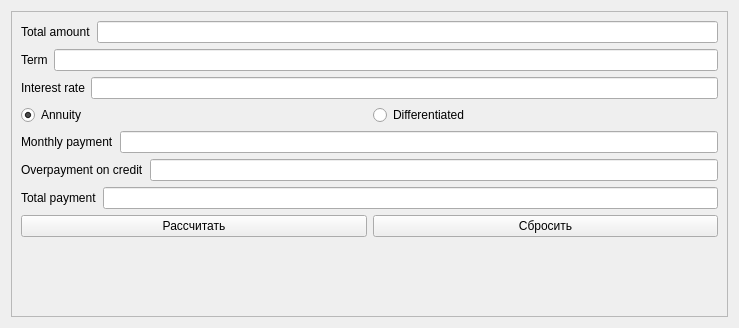
<?xml version="1.0" encoding="UTF-8"?>
<ui version="4.0">
 <class>CreditView</class>
 <widget class="QWidget" name="CreditView">
  <property name="geometry">
   <rect>
    <x>0</x>
    <y>0</y>
    <width>739</width>
    <height>328</height>
   </rect>
  </property>
  <property name="windowTitle">
   <string>Form</string>
  </property>
  <layout class="QGridLayout" name="gridLayout">
   <item row="0" column="0">
    <widget class="QScrollArea" name="scrollArea">
     <property name="widgetResizable">
      <bool>true</bool>
     </property>
     <widget class="QWidget" name="scrollAreaWidgetContents">
      <property name="geometry">
       <rect>
        <x>0</x>
        <y>0</y>
        <width>713</width>
        <height>302</height>
       </rect>
      </property>
      <layout class="QGridLayout" name="gridLayout_2">
       <item row="1" column="0">
        <layout class="QHBoxLayout" name="horizontalLayout_8">
         <item>
          <widget class="QPushButton" name="pushButton">
           <property name="text">
            <string>Рассчитать</string>
           </property>
          </widget>
         </item>
         <item>
          <widget class="QPushButton" name="pushButton_2">
           <property name="text">
            <string>Сбросить</string>
           </property>
          </widget>
         </item>
        </layout>
       </item>
       <item row="0" column="0">
        <layout class="QVBoxLayout" name="verticalLayout">
         <item>
          <layout class="QHBoxLayout" name="horizontalLayout_4">
           <item>
            <widget class="QLabel" name="label">
             <property name="text">
              <string>Total amount</string>
             </property>
            </widget>
           </item>
           <item>
            <widget class="QLineEdit" name="lineEdit_TotalAmount"/>
           </item>
          </layout>
         </item>
         <item>
          <layout class="QHBoxLayout" name="horizontalLayout_3">
           <item>
            <widget class="QLabel" name="label_2">
             <property name="text">
              <string>Term</string>
             </property>
            </widget>
           </item>
           <item>
            <widget class="QLineEdit" name="lineEdit_Term"/>
           </item>
          </layout>
         </item>
         <item>
          <layout class="QHBoxLayout" name="horizontalLayout_2">
           <item>
            <widget class="QLabel" name="label_3">
             <property name="text">
              <string>Interest rate</string>
             </property>
            </widget>
           </item>
           <item>
            <widget class="QLineEdit" name="lineEdit_Interest_rate"/>
           </item>
          </layout>
         </item>
         <item>
          <layout class="QHBoxLayout" name="horizontalLayout">
           <item>
            <widget class="QRadioButton" name="radioButton_Annuity">
             <property name="text">
              <string>Annuity</string>
             </property>
             <property name="checked">
              <bool>true</bool>
             </property>
            </widget>
           </item>
           <item>
            <widget class="QRadioButton" name="radioButton_Differntiated">
             <property name="text">
              <string>Differentiated</string>
             </property>
            </widget>
           </item>
          </layout>
         </item>
         <item>
          <layout class="QHBoxLayout" name="horizontalLayout_5">
           <item>
            <widget class="QLabel" name="label_4">
             <property name="text">
              <string>Monthly payment</string>
             </property>
            </widget>
           </item>
           <item>
            <widget class="QLineEdit" name="lineEdit_Monthly"/>
           </item>
          </layout>
         </item>
         <item>
          <layout class="QHBoxLayout" name="horizontalLayout_6">
           <item>
            <widget class="QLabel" name="label_5">
             <property name="text">
              <string>Overpayment on credit</string>
             </property>
            </widget>
           </item>
           <item>
            <widget class="QLineEdit" name="lineEdit_Overpayment"/>
           </item>
          </layout>
         </item>
         <item>
          <layout class="QHBoxLayout" name="horizontalLayout_7">
           <item>
            <widget class="QLabel" name="label_6">
             <property name="text">
              <string>Total payment</string>
             </property>
            </widget>
           </item>
           <item>
            <widget class="QLineEdit" name="lineEdit_TotalPayment"/>
           </item>
          </layout>
         </item>
        </layout>
       </item>
       <item row="2" column="0">
        <spacer name="verticalSpacer">
         <property name="orientation">
          <enum>Qt::Vertical</enum>
         </property>
         <property name="sizeHint" stdset="0">
          <size>
           <width>20</width>
           <height>40</height>
          </size>
         </property>
        </spacer>
       </item>
      </layout>
     </widget>
    </widget>
   </item>
  </layout>
 </widget>
 <resources/>
 <connections/>
</ui>
